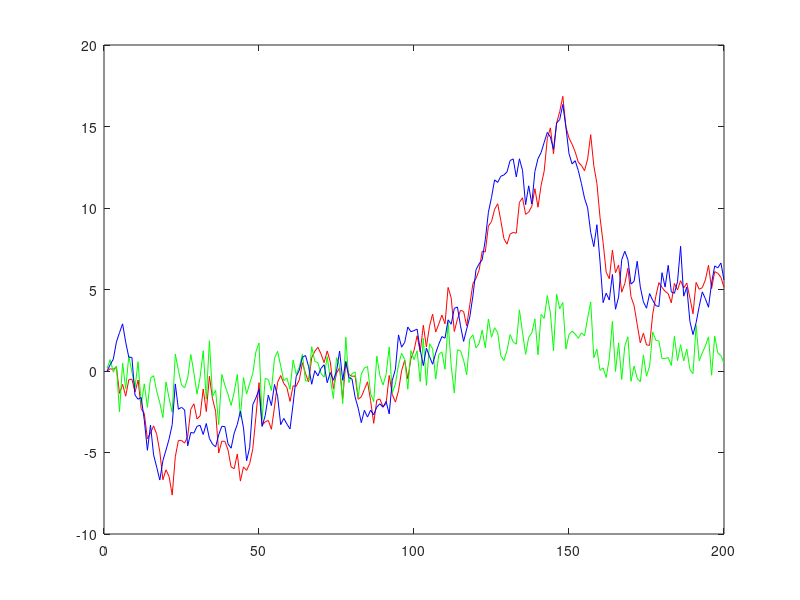

Write MATLAB code to recreate this figure.
clc
clear
N=200;
w(1)=0;
w=randn(1,N)
x(1)=0;
a=1;
for k=2:N;
x(k)=a*x(k-1)+w(k-1);
end


V=randn(1,N);
q1=std(V);
Rvv=q1.^2;
q2=std(x);
Rxx=q2.^2; 
q3=std(w);
Rww=q3.^2;
c=0.2;
Y=c*x+V;

p(1)=0;
s(1)=0;
for t=2:N;
p1(t)=a.^2*p(t-1)+Rww;
b(t)=c*p1(t)/(c.^2*p1(t)+Rvv);
s(t)=a*s(t-1)+b(t)*(Y(t)-a*c*s(t-1));
p(t)=p1(t)-c*b(t)*p1(t);
end

t=1:N;
plot(t,s,'r',t,Y,'g',t,x,'b');